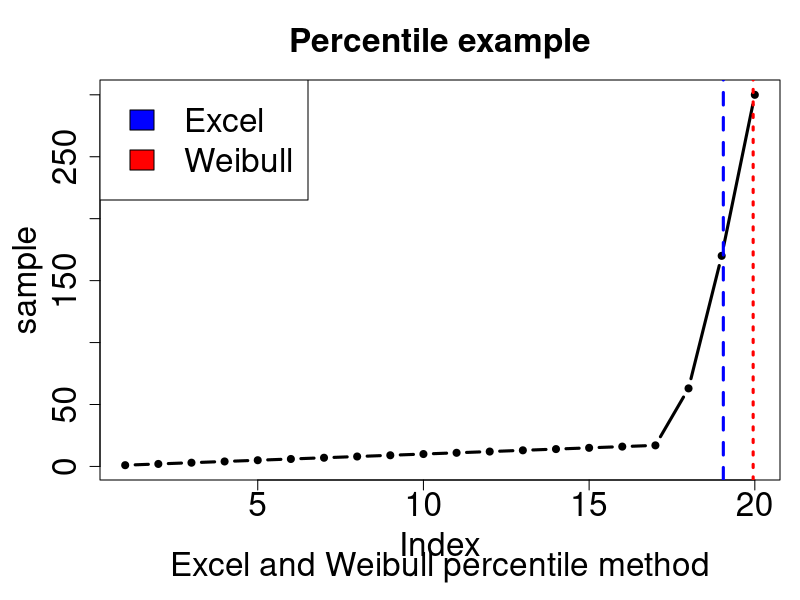

Recreate this plot in R.
## R4H2O: Data Science for Water Professionals
## Percentiles example

## Create data
sample <- c(1:17, 63, 170, 300)

## Set parameters
n <- length(sample)
p <- 0.95

## Visualise
png("manuscript/resources/05_statistics/percentiles.png", width = 1024, height = 768)
par(mar=c(6, 5, 4, 1))
plot(sample, type = "b", 
     main = "Percentile example", 
     sub = "Excel and Weibull percentile method", 
     cex.axis = 2,
     cex.lab = 2,
     cex.main = 2,
     cex.sub = 2,
     pch = 20,
     lwd = 3)

## Calculate rank
r_weibull <- p * (n + 1)
r_excel <- 1 + p * (n - 1)

## Interpolate percentiles
x_weibull <- (1 - (r_weibull - floor(r_weibull))) * sample[floor(r_weibull)] + (r_weibull - floor(r_weibull)) * sample[ceiling(r_weibull)]
x_excel <- (1 - (r_excel - floor(r_excel))) * sample[floor(r_excel)] + (r_excel - floor(r_excel)) * sample[ceiling(r_excel)]

## Visualise
abline(v = r_weibull, col = "red", lwd = 3, lty = 3)
abline(v = r_excel, col = "blue", lwd = 3, lty = 2)

## Legend
legend("topleft", legend = c("Excel", "Weibull"), fill = c("blue", "red"), cex = 2)
dev.off()

## R
x_r <- sapply(1:9, function(t) quantile(sample, 0.95, type = t))
weibull <- which(x_r == x_weibull)
excel <- which(x_r == x_excel)
